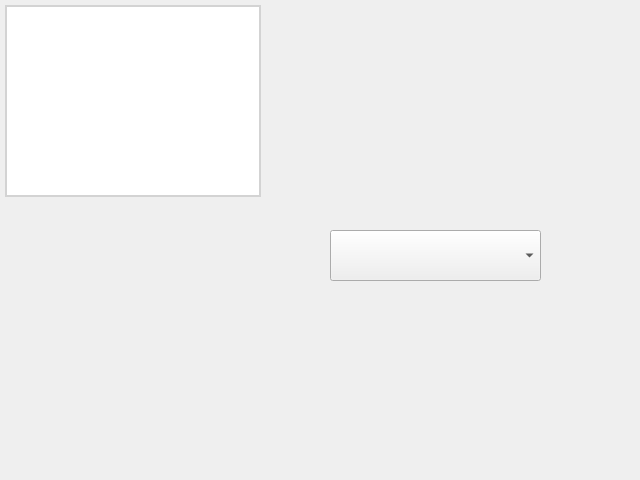
<?xml version="1.0" encoding="UTF-8"?>
<ui version="4.0">
 <class>TestForm</class>
 <widget class="QWidget" name="TestForm">
  <property name="geometry">
   <rect>
    <x>0</x>
    <y>0</y>
    <width>640</width>
    <height>480</height>
   </rect>
  </property>
  <property name="windowTitle">
   <string>Form</string>
  </property>
  <widget class="QTableView" name="test_view_table">
   <property name="geometry">
    <rect>
     <x>5</x>
     <y>5</y>
     <width>256</width>
     <height>192</height>
    </rect>
   </property>
   <property name="minimumSize">
    <size>
     <width>0</width>
     <height>0</height>
    </size>
   </property>
   <property name="styleSheet">
    <string notr="true">QHeaderView {
    font-size: 12pt;
    font-weight: bold;
    background-color: #FFFFFF; /* Match the table's background color */
	gridline-color: #606060;
}

QTableCornerButton::section {
	border: 1px solid #606060;
	 background-color: lightgray;
 }

QHeaderView::section{
	border: 1px solid #606060
}

QTableView {
    border: 2px solid lightgray;
    background-color: #FFFFFF;
}

QTableView::item{
	border: 1px solid #606060
}

QTableView::item:selected {
	background-color: #909090;
}

</string>
   </property>
  </widget>
  <widget class="QComboBox" name="student_list_box">
   <property name="geometry">
    <rect>
     <x>330</x>
     <y>230</y>
     <width>211</width>
     <height>51</height>
    </rect>
   </property>
  </widget>
 </widget>
 <resources/>
 <connections/>
</ui>
